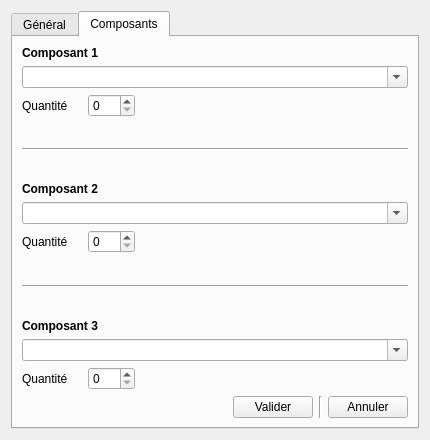
<?xml version="1.0" encoding="UTF-8"?>
<ui version="4.0">
 <class>ajouterRecette</class>
 <widget class="QDialog" name="ajouterRecette">
  <property name="geometry">
   <rect>
    <x>0</x>
    <y>0</y>
    <width>430</width>
    <height>440</height>
   </rect>
  </property>
  <property name="minimumSize">
   <size>
    <width>430</width>
    <height>440</height>
   </size>
  </property>
  <property name="windowTitle">
   <string>Ajouter une recette</string>
  </property>
  <layout class="QGridLayout" name="gridLayout_2">
   <item row="0" column="0">
    <widget class="QTabWidget" name="tabWidget">
     <property name="tabShape">
      <enum>QTabWidget::Rounded</enum>
     </property>
     <property name="currentIndex">
      <number>1</number>
     </property>
     <widget class="QWidget" name="tabGeneral">
      <attribute name="icon">
       <iconset resource="icones.qrc">
        <normaloff>:/mainPage_24.png</normaloff>:/mainPage_24.png</iconset>
      </attribute>
      <attribute name="title">
       <string>Général</string>
      </attribute>
      <layout class="QGridLayout" name="gridLayout">
       <item row="0" column="0">
        <layout class="QHBoxLayout" name="hlTitre">
         <item>
          <widget class="QLabel" name="lTitre">
           <property name="minimumSize">
            <size>
             <width>91</width>
             <height>0</height>
            </size>
           </property>
           <property name="text">
            <string>Titre</string>
           </property>
          </widget>
         </item>
         <item>
          <widget class="QLineEdit" name="leTitre">
           <property name="maxLength">
            <number>50</number>
           </property>
           <property name="placeholderText">
            <string>Poussière de Ferrite</string>
           </property>
          </widget>
         </item>
         <item>
          <widget class="QLabel" name="lNbCaractereTitre">
           <property name="text">
            <string>0/50</string>
           </property>
          </widget>
         </item>
        </layout>
       </item>
       <item row="1" column="0">
        <layout class="QHBoxLayout" name="hlSousTitre">
         <item>
          <widget class="QLabel" name="lSousTitre">
           <property name="minimumSize">
            <size>
             <width>91</width>
             <height>0</height>
            </size>
           </property>
           <property name="text">
            <string>Sous-Titre</string>
           </property>
          </widget>
         </item>
         <item>
          <widget class="QLineEdit" name="leSousTitre">
           <property name="maxLength">
            <number>50</number>
           </property>
           <property name="placeholderText">
            <string>Avec Metal Rouillé</string>
           </property>
          </widget>
         </item>
         <item>
          <widget class="QLabel" name="lNbCarSousTitre">
           <property name="text">
            <string>0/50</string>
           </property>
          </widget>
         </item>
        </layout>
       </item>
       <item row="2" column="0">
        <layout class="QHBoxLayout" name="hlQteObtenu">
         <item>
          <widget class="QLabel" name="lQteObtenu">
           <property name="text">
            <string>Quantitée obtenue</string>
           </property>
          </widget>
         </item>
         <item>
          <widget class="QSpinBox" name="sbQteObtenu">
           <property name="prefix">
            <string/>
           </property>
           <property name="minimum">
            <number>1</number>
           </property>
           <property name="maximum">
            <number>5</number>
           </property>
          </widget>
         </item>
         <item>
          <spacer name="horizontalSpacer_2">
           <property name="orientation">
            <enum>Qt::Horizontal</enum>
           </property>
           <property name="sizeHint" stdset="0">
            <size>
             <width>40</width>
             <height>20</height>
            </size>
           </property>
          </spacer>
         </item>
        </layout>
       </item>
       <item row="3" column="0">
        <layout class="QVBoxLayout" name="vlDescription">
         <item>
          <widget class="QLabel" name="lDescription">
           <property name="text">
            <string>Description</string>
           </property>
           <property name="alignment">
            <set>Qt::AlignLeading|Qt::AlignLeft|Qt::AlignVCenter</set>
           </property>
          </widget>
         </item>
         <item>
          <widget class="QTextEdit" name="teDescription">
           <property name="acceptRichText">
            <bool>false</bool>
           </property>
           <property name="placeholderText">
            <string>Faire de la poussière de Ferrite avec du Metal Rouillé</string>
           </property>
          </widget>
         </item>
        </layout>
       </item>
       <item row="4" column="0">
        <layout class="QVBoxLayout" name="vlIconeGlobal">
         <item>
          <widget class="QLabel" name="label_7">
           <property name="text">
            <string>Icône</string>
           </property>
          </widget>
         </item>
         <item>
          <layout class="QHBoxLayout" name="hlImage">
           <item>
            <widget class="QLabel" name="imageRecette">
             <property name="minimumSize">
              <size>
               <width>100</width>
               <height>100</height>
              </size>
             </property>
             <property name="maximumSize">
              <size>
               <width>100</width>
               <height>100</height>
              </size>
             </property>
             <property name="frameShape">
              <enum>QFrame::Box</enum>
             </property>
             <property name="text">
              <string/>
             </property>
            </widget>
           </item>
          </layout>
         </item>
         <item>
          <layout class="QHBoxLayout" name="hlChoixFichierImage">
           <item>
            <widget class="QPushButton" name="pbSelectImage">
             <property name="text">
              <string>Rechercher</string>
             </property>
            </widget>
           </item>
           <item>
            <widget class="QLineEdit" name="leFilePath">
             <property name="enabled">
              <bool>false</bool>
             </property>
             <property name="readOnly">
              <bool>true</bool>
             </property>
            </widget>
           </item>
          </layout>
         </item>
        </layout>
       </item>
       <item row="5" column="0">
        <layout class="QHBoxLayout" name="hlBoutonGeneral">
         <item>
          <spacer name="horizontalSpacer">
           <property name="orientation">
            <enum>Qt::Horizontal</enum>
           </property>
           <property name="sizeHint" stdset="0">
            <size>
             <width>40</width>
             <height>20</height>
            </size>
           </property>
          </spacer>
         </item>
         <item>
          <widget class="QPushButton" name="pbValiderGeneral">
           <property name="text">
            <string>Valider</string>
           </property>
          </widget>
         </item>
         <item>
          <widget class="Line" name="line_3">
           <property name="orientation">
            <enum>Qt::Vertical</enum>
           </property>
          </widget>
         </item>
         <item>
          <widget class="QPushButton" name="pbCancelGeneral">
           <property name="text">
            <string>Annuler</string>
           </property>
          </widget>
         </item>
        </layout>
       </item>
      </layout>
     </widget>
     <widget class="QWidget" name="tabComposant">
      <attribute name="icon">
       <iconset resource="icones.qrc">
        <normaloff>:/details_24.png</normaloff>:/details_24.png</iconset>
      </attribute>
      <attribute name="title">
       <string>Composants</string>
      </attribute>
      <layout class="QGridLayout" name="gridLayout_3">
       <item row="8" column="0">
        <layout class="QVBoxLayout" name="vlComposant3">
         <item>
          <widget class="QLabel" name="lComposant3">
           <property name="font">
            <font>
             <weight>75</weight>
             <italic>false</italic>
             <bold>true</bold>
             <kerning>true</kerning>
            </font>
           </property>
           <property name="text">
            <string>Composant 3</string>
           </property>
          </widget>
         </item>
         <item>
          <widget class="QComboBox" name="cbComposant3">
           <property name="editable">
            <bool>true</bool>
           </property>
           <property name="insertPolicy">
            <enum>QComboBox::NoInsert</enum>
           </property>
          </widget>
         </item>
         <item>
          <layout class="QHBoxLayout" name="hlQteComposant3">
           <item>
            <widget class="QLabel" name="lQteComposant3">
             <property name="minimumSize">
              <size>
               <width>60</width>
               <height>0</height>
              </size>
             </property>
             <property name="text">
              <string>Quantité</string>
             </property>
            </widget>
           </item>
           <item>
            <widget class="QSpinBox" name="sbQteComposant3">
             <property name="cursor">
              <cursorShape>ArrowCursor</cursorShape>
             </property>
             <property name="maximum">
              <number>999</number>
             </property>
            </widget>
           </item>
           <item>
            <spacer name="horizontalSpacer_5">
             <property name="orientation">
              <enum>Qt::Horizontal</enum>
             </property>
             <property name="sizeHint" stdset="0">
              <size>
               <width>40</width>
               <height>20</height>
              </size>
             </property>
            </spacer>
           </item>
          </layout>
         </item>
        </layout>
       </item>
       <item row="9" column="0">
        <layout class="QHBoxLayout" name="hlBoutonComposant">
         <item>
          <spacer name="horizontalSpacer_6">
           <property name="orientation">
            <enum>Qt::Horizontal</enum>
           </property>
           <property name="sizeHint" stdset="0">
            <size>
             <width>40</width>
             <height>20</height>
            </size>
           </property>
          </spacer>
         </item>
         <item>
          <widget class="QPushButton" name="pbValiderComposant">
           <property name="text">
            <string>Valider</string>
           </property>
          </widget>
         </item>
         <item>
          <widget class="Line" name="line_4">
           <property name="orientation">
            <enum>Qt::Vertical</enum>
           </property>
          </widget>
         </item>
         <item>
          <widget class="QPushButton" name="pbCancelComposant">
           <property name="text">
            <string>Annuler</string>
           </property>
          </widget>
         </item>
        </layout>
       </item>
       <item row="4" column="0">
        <layout class="QVBoxLayout" name="vlComposant2">
         <item>
          <widget class="QLabel" name="lComposant2">
           <property name="font">
            <font>
             <weight>75</weight>
             <bold>true</bold>
            </font>
           </property>
           <property name="text">
            <string>Composant 2</string>
           </property>
          </widget>
         </item>
         <item>
          <widget class="QComboBox" name="cbComposant2">
           <property name="editable">
            <bool>true</bool>
           </property>
           <property name="insertPolicy">
            <enum>QComboBox::NoInsert</enum>
           </property>
          </widget>
         </item>
         <item>
          <layout class="QHBoxLayout" name="hlQtComposant2">
           <item>
            <widget class="QLabel" name="lQteComposant2">
             <property name="minimumSize">
              <size>
               <width>60</width>
               <height>0</height>
              </size>
             </property>
             <property name="text">
              <string>Quantité</string>
             </property>
            </widget>
           </item>
           <item>
            <widget class="QSpinBox" name="sbQteComposant2">
             <property name="cursor">
              <cursorShape>ArrowCursor</cursorShape>
             </property>
             <property name="maximum">
              <number>999</number>
             </property>
            </widget>
           </item>
           <item>
            <spacer name="horizontalSpacer_4">
             <property name="orientation">
              <enum>Qt::Horizontal</enum>
             </property>
             <property name="sizeHint" stdset="0">
              <size>
               <width>40</width>
               <height>20</height>
              </size>
             </property>
            </spacer>
           </item>
          </layout>
         </item>
        </layout>
       </item>
       <item row="2" column="0">
        <widget class="Line" name="line">
         <property name="orientation">
          <enum>Qt::Horizontal</enum>
         </property>
        </widget>
       </item>
       <item row="3" column="0">
        <spacer name="verticalSpacer_3">
         <property name="orientation">
          <enum>Qt::Vertical</enum>
         </property>
         <property name="sizeHint" stdset="0">
          <size>
           <width>20</width>
           <height>40</height>
          </size>
         </property>
        </spacer>
       </item>
       <item row="5" column="0">
        <spacer name="verticalSpacer_4">
         <property name="orientation">
          <enum>Qt::Vertical</enum>
         </property>
         <property name="sizeHint" stdset="0">
          <size>
           <width>20</width>
           <height>40</height>
          </size>
         </property>
        </spacer>
       </item>
       <item row="0" column="0">
        <layout class="QVBoxLayout" name="vlComposant1">
         <item>
          <widget class="QLabel" name="label">
           <property name="font">
            <font>
             <weight>75</weight>
             <bold>true</bold>
            </font>
           </property>
           <property name="text">
            <string>Composant 1</string>
           </property>
           <property name="textFormat">
            <enum>Qt::RichText</enum>
           </property>
          </widget>
         </item>
         <item>
          <widget class="QComboBox" name="cbComposant1">
           <property name="editable">
            <bool>true</bool>
           </property>
           <property name="insertPolicy">
            <enum>QComboBox::NoInsert</enum>
           </property>
          </widget>
         </item>
         <item>
          <layout class="QHBoxLayout" name="hlQt1">
           <item>
            <widget class="QLabel" name="lQteComposant1">
             <property name="minimumSize">
              <size>
               <width>60</width>
               <height>0</height>
              </size>
             </property>
             <property name="text">
              <string>Quantité</string>
             </property>
            </widget>
           </item>
           <item>
            <widget class="QSpinBox" name="sbQteComposant1">
             <property name="cursor">
              <cursorShape>ArrowCursor</cursorShape>
             </property>
             <property name="maximum">
              <number>999</number>
             </property>
            </widget>
           </item>
           <item>
            <spacer name="horizontalSpacer_3">
             <property name="orientation">
              <enum>Qt::Horizontal</enum>
             </property>
             <property name="sizeHint" stdset="0">
              <size>
               <width>40</width>
               <height>20</height>
              </size>
             </property>
            </spacer>
           </item>
          </layout>
         </item>
        </layout>
       </item>
       <item row="6" column="0">
        <widget class="Line" name="line_2">
         <property name="orientation">
          <enum>Qt::Horizontal</enum>
         </property>
        </widget>
       </item>
       <item row="1" column="0">
        <spacer name="verticalSpacer_2">
         <property name="orientation">
          <enum>Qt::Vertical</enum>
         </property>
         <property name="sizeHint" stdset="0">
          <size>
           <width>20</width>
           <height>40</height>
          </size>
         </property>
        </spacer>
       </item>
       <item row="7" column="0">
        <spacer name="verticalSpacer_5">
         <property name="orientation">
          <enum>Qt::Vertical</enum>
         </property>
         <property name="sizeHint" stdset="0">
          <size>
           <width>20</width>
           <height>40</height>
          </size>
         </property>
        </spacer>
       </item>
      </layout>
     </widget>
    </widget>
   </item>
  </layout>
 </widget>
 <resources>
  <include location="icones.qrc"/>
 </resources>
 <connections>
  <connection>
   <sender>pbCancelGeneral</sender>
   <signal>clicked()</signal>
   <receiver>ajouterRecette</receiver>
   <slot>close()</slot>
   <hints>
    <hint type="sourcelabel">
     <x>351</x>
     <y>406</y>
    </hint>
    <hint type="destinationlabel">
     <x>261</x>
     <y>243</y>
    </hint>
   </hints>
  </connection>
  <connection>
   <sender>pbCancelComposant</sender>
   <signal>clicked()</signal>
   <receiver>ajouterRecette</receiver>
   <slot>close()</slot>
   <hints>
    <hint type="sourcelabel">
     <x>367</x>
     <y>409</y>
    </hint>
    <hint type="destinationlabel">
     <x>424</x>
     <y>371</y>
    </hint>
   </hints>
  </connection>
 </connections>
</ui>
